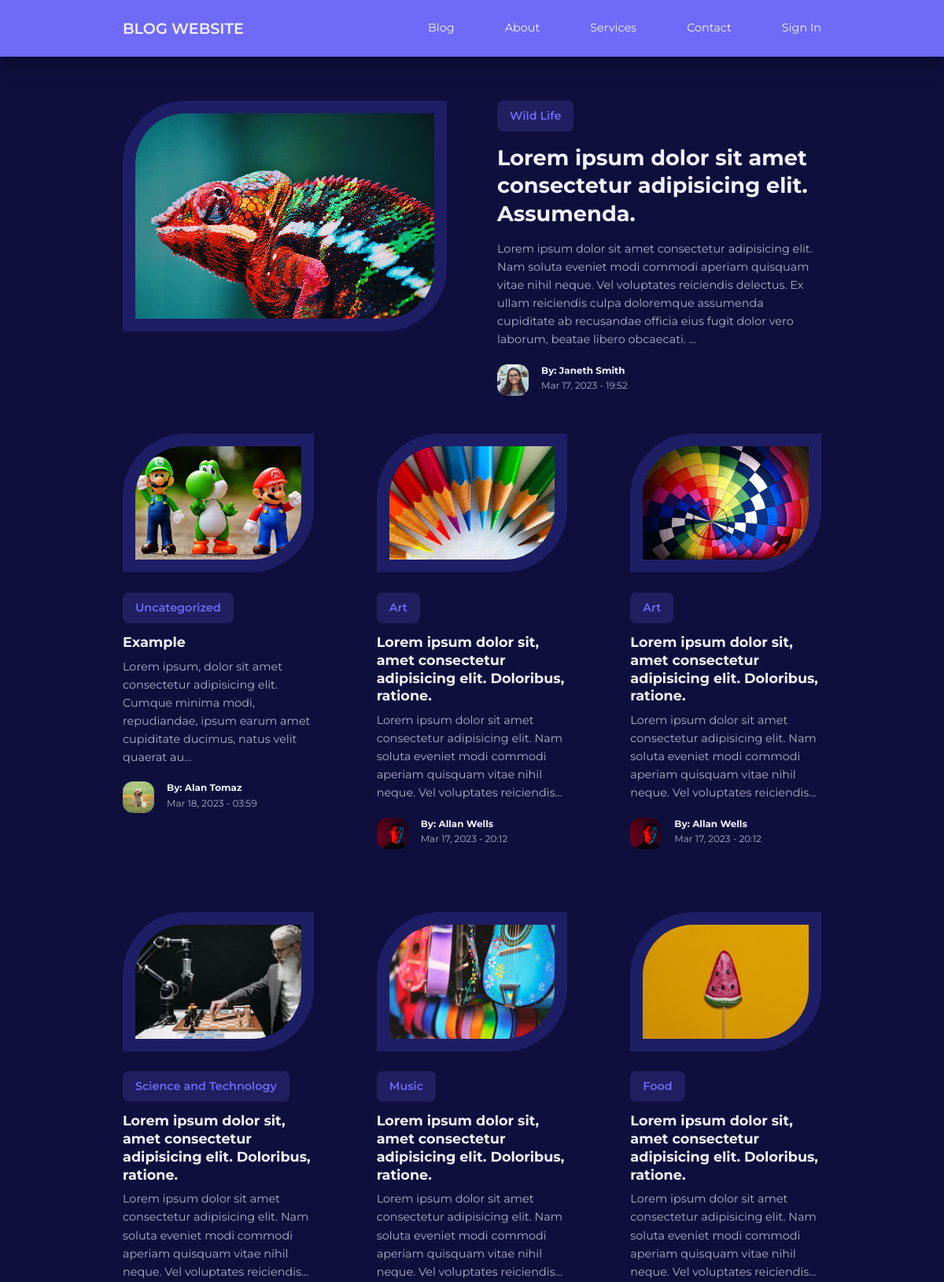
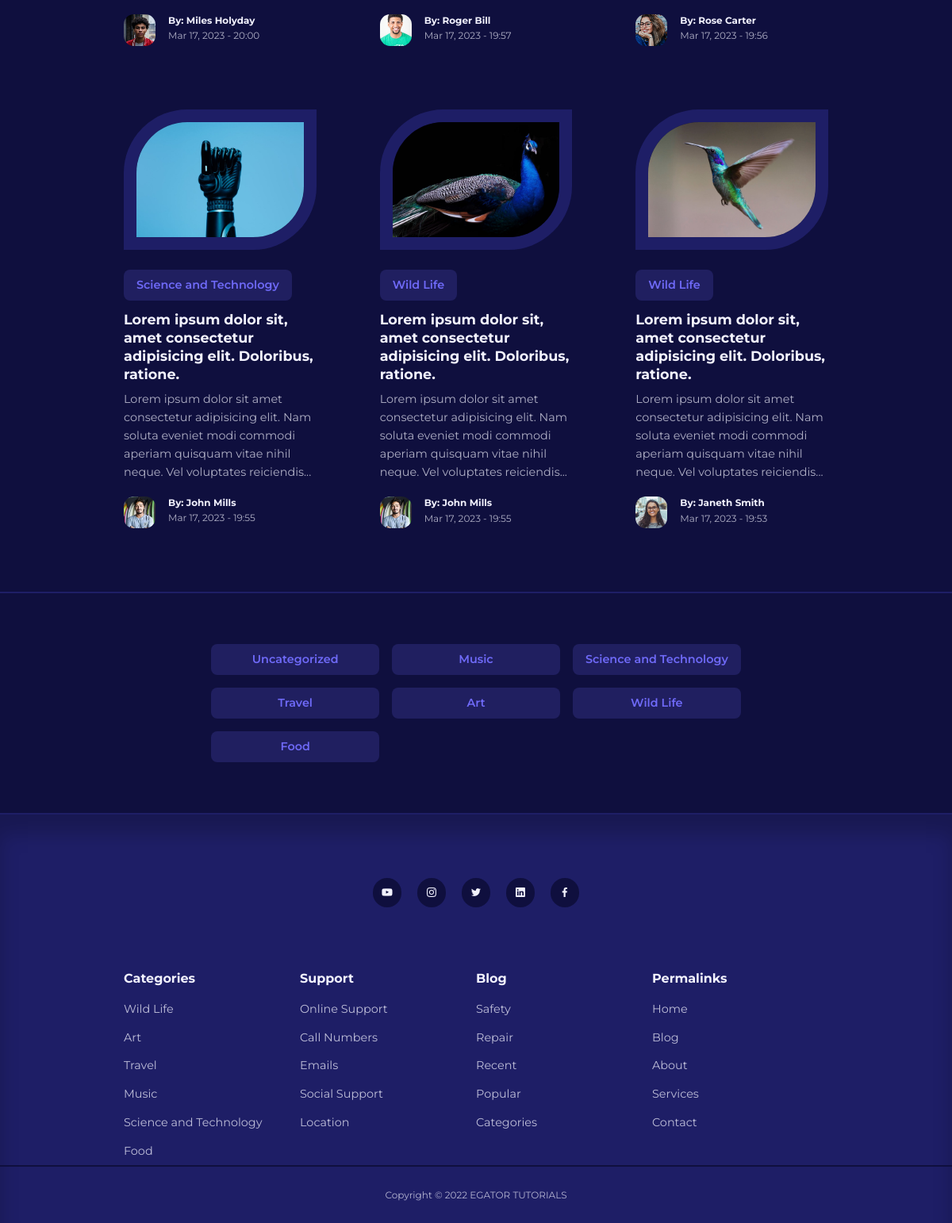
The page / on the database its author committed (2 pictures, top to bottom).
### tables this page shows
CREATE TABLE `posts` (
  `id` int(11) UNSIGNED NOT NULL,
  `title` varchar(255) NOT NULL,
  `body` text NOT NULL,
  `thumbnail` varchar(255) NOT NULL,
  `date_time` timestamp NOT NULL DEFAULT current_timestamp(),
  `category_id` int(11) UNSIGNED DEFAULT NULL,
  `author_id` int(11) UNSIGNED NOT NULL,
  `is_featured` tinyint(1) NOT NULL
);

CREATE TABLE `categories` (
  `id` int(11) UNSIGNED NOT NULL,
  `title` varchar(50) NOT NULL,
  `description` text NOT NULL
);

CREATE TABLE `users` (
  `id` int(11) UNSIGNED NOT NULL,
  `firstname` varchar(50) NOT NULL,
  `lastname` varchar(50) NOT NULL,
  `username` varchar(50) NOT NULL,
  `email` varchar(100) NOT NULL,
  `password` varchar(255) NOT NULL,
  `avatar` varchar(255) NOT NULL,
  `is_admin` tinyint(1) NOT NULL
);

### index.php (the view)
<?php
include $_SERVER['DOCUMENT_ROOT'] . '/Blog/partials/header.php';
$featuredQuery = "SELECT * FROM posts WHERE is_featured = 1";
$featuredResult = mysqli_query($connection, $featuredQuery);
$featured = mysqli_fetch_assoc($featuredResult);
$query = "SELECT * FROM posts ORDER BY date_time DESC LIMIT 9";
$posts = mysqli_query($connection, $query);
?>
<?php if (mysqli_num_rows($featuredResult) == 1) : ?>
    <section class="featured">
        <div class="container featured-container">
            <div class="post-thumbnail">
                <img src="./img/<?= $featured["thumbnail"] ?>">
            </div>
            <div class="post-info">
                <?php
                $category_id = $featured["category_id"];
                $categoryQuery = "SELECT * FROM categories WHERE id = $category_id";
                $categoryResult = mysqli_query($connection, $categoryQuery);
                $category = mysqli_fetch_assoc($categoryResult);
                ?>
                <a href="<?= ROOT_URL ?>pages/category-posts.php?id=<?= $category["id"] ?>" class="category-button"><?= $category["title"] ?></a>
                <h2 class="post-title"><a href="<?= ROOT_URL ?>pages/post.php?id=<?= $featured["id"] ?>"><?= $featured["title"] ?></a></h2>
                <p class="post-body"><?= substr($featured["body"], 0, 300) ?>...</p>
                <div class="post-author">
                    <?php
                    $authorId = $featured["author_id"];
                    $authorQuery = "SELECT * FROM users WHERE id = $authorId";
                    $authorResult = mysqli_query($connection, $authorQuery);
                    $author = mysqli_fetch_assoc($authorResult);
                    ?>
                    <div class="post-author-avatar">
                        <img src="./img/<?= $author["avatar"] ?>">
                    </div>
                    <div class="post-avatar-info">
                        <h5>By: <?= "{$author['firstname']} {$author['lastname']}" ?></h5>
                        <small><?= date("M d, Y - H:i", strtotime($featured["date_time"])) ?></small>
                    </div>
                </div>
            </div>
        </div>
    </section>
<?php endif ?>
<section class="posts <?= $featured ? '' : 'section-extra-margin' ?>">
    <div class="container posts-container">
        <?php while ($post = mysqli_fetch_assoc($posts)) : ?>
            <article class="post">
                <div class="post-thumbnail">
                    <img src="./img/<?= $post["thumbnail"] ?>">
                </div>
                <div class="post-info">
                    <?php
                    $category_id = $post["category_id"];
                    $categoryQuery = "SELECT * FROM categories WHERE id = $category_id";
                    $categoryResult = mysqli_query($connection, $categoryQuery);
                    $category = mysqli_fetch_assoc($categoryResult);
                    ?>
                    <a href="<?= ROOT_URL ?>pages/category-posts.php?id=<?= $category["id"] ?>" class="category-button"><?= $category["title"] ?></a>
                    <h3 class="post-title">
                        <a href="<?= ROOT_URL ?>pages/post.php?id=<?= $post["id"] ?>"><?= $post["title"] ?></a>
                    </h3>
                    <p class="post-body">
                        <?= substr($post["body"], 0, 150) ?>...
                    </p>
                    <div class="post-author">
                        <?php
                        $authorId = $post["author_id"];
                        $authorQuery = "SELECT * FROM users WHERE id = $authorId";
                        $authorResult = mysqli_query($connection, $authorQuery);
                        $author = mysqli_fetch_assoc($authorResult);
                        ?>
                        <div class="post-author-avatar">
                            <img src="./img/<?= $author["avatar"] ?>">
                        </div>
                        <div class="post-author-info">
                            <h5>By: <?= "{$author['firstname']} {$author['lastname']}" ?></h5>
                            <small><?= date("M d, Y - H:i", strtotime($post["date_time"])) ?></small>
                        </div>
                    </div>
                </div>
            </article>
        <?php endwhile ?>
    </div>
</section>
<section class="category-buttons">
    <div class="container category-buttons-container">
        <?php
        $allCategoriesQuery = "SELECT * FROM categories";
        $allCategories = mysqli_query($connection, $allCategoriesQuery);
        ?>
        <?php while ($category = mysqli_fetch_assoc($allCategories)) : ?>
            <a href="<?= ROOT_URL ?>pages/category-posts.php?id=<?= $category["id"] ?>" class="category-button"><?= $category["title"] ?></a>
        <?php endwhile ?>
    </div>
</section>
<?php
include $_SERVER['DOCUMENT_ROOT'] . '/Blog/partials/footer.php';
?>

### partials/header.php (shortened to what this page needs)
<!DOCTYPE html>
<html lang="en">
<head>
    <link rel="stylesheet" href="<?php echo ROOT_URL ?>css/style.css">
    <link rel="stylesheet" href="https://unicons.iconscout.com/release/v4.0.0/css/line.css">
</head>
<body>
    <nav>
        <div class="container nav-container">
            <a href="<?php echo ROOT_URL ?>index.php" class="nav-logo">BLOG WEBSITE</a>
            <ul class="nav-items">
                <li><a href="<?php echo ROOT_URL ?>pages/blog.php">Blog</a></li>
                <li><a href="<?php echo ROOT_URL ?>pages/about.php">About</a></li>
                <li><a href="<?php echo ROOT_URL ?>pages/services.php">Services</a></li>
                <li><a href="<?php echo ROOT_URL ?>pages/contact.php">Contact</a></li>
               <?php if (isset($_SESSION['user-id'])) : ?>
                <li class="nav-profile">
                    <div class="avatar">
                        <img src="<?php echo ROOT_URL . "img/" . $avatar['avatar'] ?>">
                    </div>
                    <ul>
                        <li><a href="<?php echo ROOT_URL ?>admin/index.php">Dashboard</a></li>
                        <li><a href="<?php echo ROOT_URL ?>pages/logout.php">Logout</a></li>
                    </ul>
                </li>
                <?php else : ?>
                <li><a href="pages/signin.php">Sign In</a></li>
                <?php endif ?>
            </ul>
        </div>
    </nav>

### partials/footer.php (shortened to what this page needs)
<footer>
        <div class="footer-socials">
            <a href="https://youtube.com" target="_blank"><i class="uil uil-youtube"></i></a>
            <a href="https://instagram.com" target="_blank"><i class="uil uil-instagram"></i></a>
            <a href="https://twitter.com" target="_blank"><i class="uil uil-twitter"></i></a>
            <a href="https://linkedin.com" target="_blank"><i class="uil uil-linkedin"></i></a>
            <a href="https://facebook.com" target="_blank"><i class="uil uil-facebook-f"></i></a>
        </div>
        <div class="container footer-container">
            <article>
                <h4>Categories</h4>
                <ul>
                    <li><a href="">Wild Life</a></li>
                    <li><a href="">Art</a></li>
                    <li><a href="">Travel</a></li>
                    <li><a href="">Music</a></li>
                    <li><a href="">Science and Technology</a></li>
                    <li><a href="">Food</a></li>
                </ul>
            </article>
            <article>
                <h4>Support</h4>
                <ul>
                    <li><a href="">Online Support</a></li>
                    <li><a href="">Call Numbers</a></li>
                    <li><a href="">Emails</a></li>
                    <li><a href="">Social Support</a></li>
                    <li><a href="">Location</a></li>
                </ul>
            </article>
            <article>
                <h4>Blog</h4>
                <ul>
                    <li><a href="">Safety</a></li>
                    <li><a href="">Repair</a></li>
                    <li><a href="">Recent</a></li>
                    <li><a href="">Popular</a></li>
                    <li><a href="">Categories</a></li>
                </ul>
            </article>
            <article>
                <h4>Permalinks</h4>
                <ul>
                    <li><a href="">Home</a></li>
                    <li><a href="">Blog</a></li>
                    <li><a href="">About</a></li>
                    <li><a href="">Services</a></li>
                    <li><a href="">Contact</a></li>
                </ul>
            </article>
        </div>
        <div class="footer-copyright">
            <small>Copyright &copy; 2022 EGATOR TUTORIALS</small>
        </div>
    </footer>
</body>
</html>

### css/style.css (style rules this page uses)
:root { --color-primary: #6f6af8; --color-primary-light: hsl(242, 91%, 69%, 18%); --color-primary-variant: #5854c7; --color-red: #da0f3f; --color-red-light: hsl(346, 87%, 46%, 15%); --color-green: #00c476; --color-green-light: hsl(156, 100%, 38%, 15%); --color-gray-900: #1e1e66; --color-gray-700: #2d2b7c; --color-gray-300: rgba(242, 242, 254, 0.3); --color-gray-200: rgba(242, 242, 254, 0.7); --color-white: #f2f2fe; --color-bg: #0f0f3e; --transition: all 300ms ease; --container-width-lg: 74%; --container-width-md: 88%; --form-width: 40%; --card-border-radius-1: 0.3rem; --card-border-radius-2: 0.5rem; --card-border-radius-3: 0.8rem; --card-border-radius-4: 2rem; --card-border-radius-5: 5rem; }
* { margin: 0; padding: 0; outline: 0; border: 0; appearance: 0; list-style: none; text-decoration: none; box-sizing: border-box; }
body { font-family: 'Montserrat', sans-serif; line-height: 1.6; color: var(--color-gray-200); overflow-x: hidden; background: var(--color-bg); font-size: 0.9rem; }
.container { width: var(--container-width-lg); max-width: 1800px; margin-inline: auto; }
section { margin-top: 3rem; width: 100vw; }
h1, h2, h3, h4, h5, h6 { color: var(--color-white); line-height: 1.3; }
h2 { font-size: 1.7rem; margin: 1rem 0; }
h3 { font-size: 1.1rem; margin: 0.8rem 0 0.5rem; }
h4 { font-size: 1rem; }
a { color: var(--color-white); transition: var(--transition); }
img { display: block; width: 100%; object-fit: cover; }
nav { background: var(--color-primary); width: 100vw; height: 4.5rem; position: fixed; top: 0; z-index: 10; box-shadow: 0 1rem 1rem rgba(0, 0, 0, 0.2); }
.nav-container { height: 100%; display: flex; align-items: center; justify-content: space-between; }
.nav-logo { font-weight: 600; font-size: 1.2rem; }
.nav-items { display: flex; align-items: center; gap: 4rem; }
.category-button { background: var(--color-primary-light); color: var(--color-primary); display: inline-block; padding: 0.5rem 1rem; border-radius: var(--card-border-radius-2); font-weight: 600; font-size: 08.rem; text-align: center; }
.post-thumbnail { border-radius: var(--card-border-radius-5) 0; border: 1rem solid var(--color-gray-900); overflow: hidden; margin-bottom: 1.6rem; }
.post-author { display: flex; gap: 1rem; margin-top: 1.2rem; }
.post-author-avatar { width: 2.5rem; height: 2.5rem; border-radius: var(--card-border-radius-3); overflow: hidden; }
.featured { margin-top: 8rem; }
.featured-container { display: grid; grid-template-columns: 1fr 1fr; gap: 4rem; }
.featured .post-thumbnail { height: fit-content; }
.posts-container { display: grid; grid-template-columns: repeat(3, 1fr); gap: 5rem; margin-bottom: 5rem; }
.category-buttons { padding: 4rem; border-top: 2px solid var(--color-gray-900); border-bottom: 2px solid var(--color-gray-900); }
.category-buttons-container { width: fit-content; display: grid; grid-template-columns: repeat(3, 1fr); gap: 1rem; }
footer { background: var(--color-gray-900); padding: 5rem 0 0; box-shadow: inset 0 1.5rem 1.5rem rgba(0, 0, 0, 0.2); }
.footer-socials { margin-inline: auto; width: fit-content; margin-bottom: 5rem; display: flex; justify-content: space-between; align-items: center; gap: 1.2rem; }
.footer-socials a { background: var(--color-bg); border-radius: 50%; width: 2.3rem; height: 2.3rem; display: flex; align-items: center; justify-content: center; }
.footer-container { display: grid; grid-template-columns: repeat(4, 1fr); }
footer h4 { color: var(--color-white); margin-bottom: 0.6rem; }
footer ul li { padding: 0.4rem 0; }
footer ul a { opacity: 0.75; }
.footer-copyright { text-align: center; padding: 1.5rem 0; border-top: 2px solid var(--color-bg); }

### rows shown on the page
posts: thumbnail (picture), title "Lorem ipsum dolor sit amet consectetur adipisicing elit. Assumenda.", body "Lorem ipsum dolor sit amet consectetur adipisicing elit. Nam soluta eveniet modi commodi aperiam quisquam vitae nihil neque. Vel voluptates reiciendis delectus. Ex ullam reiciendis culpa doloremque assumenda cupiditate ab recusandae officia eius fugit dolor vero laborum, beatae libero obcaecati.", date_time "Mar 17, 2023 - 19:52"
categories: title "Wild Life"
users: avatar (picture), firstname "Janeth", lastname "Smith"
posts: thumbnail (picture), category.title "Uncategorized", title "Example", body "Lorem ipsum, dolor sit amet consectetur adipisicing elit. Cumque minima modi, repudiandae, ipsum earum amet cupiditate ducimus, natus velit quaerat au", author.avatar (picture), author.firstname "Alan", author.lastname "Tomaz", date_time "Mar 18, 2023 - 03:59"
posts: thumbnail (picture), category.title "Art", title "Lorem ipsum dolor sit, amet consectetur adipisicing elit. Doloribus, ratione.", body "Lorem ipsum dolor sit amet consectetur adipisicing elit. Nam soluta eveniet modi commodi aperiam quisquam vitae nihil neque. Vel voluptates reiciendis", author.avatar (picture), author.firstname "Allan", author.lastname "Wells", date_time "Mar 17, 2023 - 20:12"
posts: thumbnail (picture), category.title "Art", title "Lorem ipsum dolor sit, amet consectetur adipisicing elit. Doloribus, ratione.", body "Lorem ipsum dolor sit amet consectetur adipisicing elit. Nam soluta eveniet modi commodi aperiam quisquam vitae nihil neque. Vel voluptates reiciendis", author.avatar (picture), author.firstname "Allan", author.lastname "Wells", date_time "Mar 17, 2023 - 20:12"
posts: thumbnail (picture), category.title "Science and Technology", title "Lorem ipsum dolor sit, amet consectetur adipisicing elit. Doloribus, ratione.", body "Lorem ipsum dolor sit amet consectetur adipisicing elit. Nam soluta eveniet modi commodi aperiam quisquam vitae nihil neque. Vel voluptates reiciendis", author.avatar (picture), author.firstname "Miles", author.lastname "Holyday", date_time "Mar 17, 2023 - 20:00"
posts: thumbnail (picture), category.title "Music", title "Lorem ipsum dolor sit, amet consectetur adipisicing elit. Doloribus, ratione.", body "Lorem ipsum dolor sit amet consectetur adipisicing elit. Nam soluta eveniet modi commodi aperiam quisquam vitae nihil neque. Vel voluptates reiciendis", author.avatar (picture), author.firstname "Roger", author.lastname "Bill", date_time "Mar 17, 2023 - 19:57"
posts: thumbnail (picture), category.title "Food", title "Lorem ipsum dolor sit, amet consectetur adipisicing elit. Doloribus, ratione.", body "Lorem ipsum dolor sit amet consectetur adipisicing elit. Nam soluta eveniet modi commodi aperiam quisquam vitae nihil neque. Vel voluptates reiciendis", author.avatar (picture), author.firstname "Rose", author.lastname "Carter", date_time "Mar 17, 2023 - 19:56"
posts: thumbnail (picture), category.title "Science and Technology", title "Lorem ipsum dolor sit, amet consectetur adipisicing elit. Doloribus, ratione.", body "Lorem ipsum dolor sit amet consectetur adipisicing elit. Nam soluta eveniet modi commodi aperiam quisquam vitae nihil neque. Vel voluptates reiciendis", author.avatar (picture), author.firstname "John", author.lastname "Mills", date_time "Mar 17, 2023 - 19:55"
posts: thumbnail (picture), category.title "Wild Life", title "Lorem ipsum dolor sit, amet consectetur adipisicing elit. Doloribus, ratione.", body "Lorem ipsum dolor sit amet consectetur adipisicing elit. Nam soluta eveniet modi commodi aperiam quisquam vitae nihil neque. Vel voluptates reiciendis", author.avatar (picture), author.firstname "John", author.lastname "Mills", date_time "Mar 17, 2023 - 19:55"
posts: thumbnail (picture), category.title "Wild Life", title "Lorem ipsum dolor sit, amet consectetur adipisicing elit. Doloribus, ratione.", body "Lorem ipsum dolor sit amet consectetur adipisicing elit. Nam soluta eveniet modi commodi aperiam quisquam vitae nihil neque. Vel voluptates reiciendis", author.avatar (picture), author.firstname "Janeth", author.lastname "Smith", date_time "Mar 17, 2023 - 19:53"
categories: title "Uncategorized"
categories: title "Music"
categories: title "Science and Technology"
categories: title "Travel"
categories: title "Art"
categories: title "Food"
